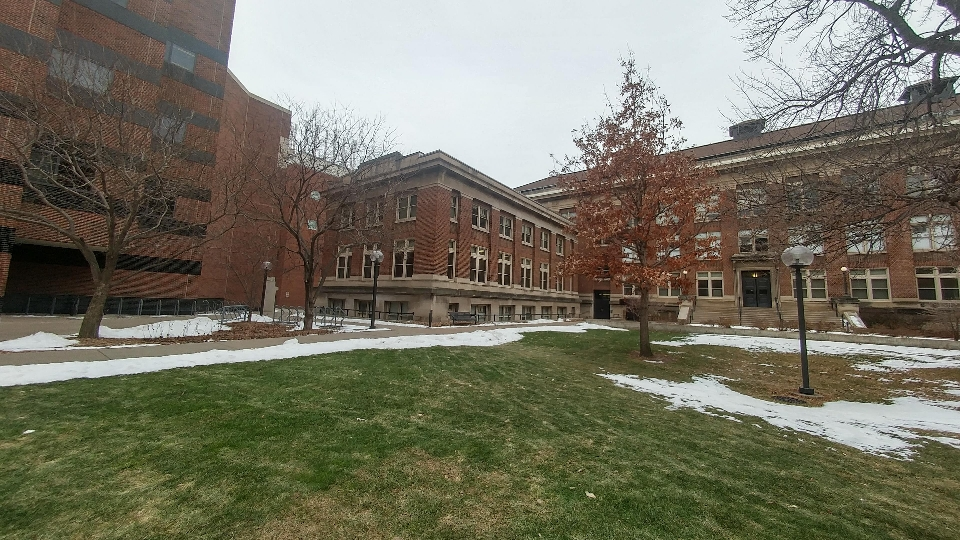
#> input picture DATA-SCIENCE-AND-MACHINE-LEARNING-Projects/CV Panaroma Creation/panaroma_generation/1.jpg, 960 x 540 px; its folder holds 3 pictures in this run
$ python 2020220_H3.py
#> lines starting #> are read from the running program, lines starting #| are printed output that depends on the picture; after the words box and inside, x2 and y2 are one past the last pixel; in counts of white or black regions, pixels touching at a corner belong together
# %%
import cv2
from matplotlib import pyplot as plt
import os

# %%


# %%
#Q2.1
# Function to load an image in grayscale
def load_image(image_path):
    img = cv2.imread(image_path)
    gray = cv2.cvtColor(img, cv2.COLOR_BGR2GRAY)
    return img, gray

# Function to apply SIFT and detect keypoints and descriptors
def apply_sift(gray_img):
    sift = cv2.SIFT_create()
    keypoints, descriptors = sift.detectAndCompute(gray_img, None)
    return keypoints, descriptors

# Function to draw keypoints on the image
def draw_keypoints(img, keypoints):
    return cv2.drawKeypoints(img, keypoints, None, flags=cv2.DRAW_MATCHES_FLAGS_DRAW_RICH_KEYPOINTS)

# Function to perform BruteForce matching
def brute_force_matching(descriptors1, descriptors2):
    bf = cv2.BFMatcher(cv2.NORM_L2, crossCheck=True)
    matches = bf.match(descriptors1, descriptors2)
    return sorted(matches, key=lambda x: x.distance)

# Function to perform FLANN-based matching and filter matches using the Lowe's ratio test
def flann_matching(descriptors1, descriptors2):
    index_params = dict(algorithm=1, trees=5)
    search_params = dict(checks=50)
    flann = cv2.FlannBasedMatcher(index_params, search_params)
    matches = flann.knnMatch(descriptors1, descriptors2, k=2)
    good_matches = []
    for m, n in matches:
        if m.distance < 0.75 * n.distance:
            good_matches.append([m])
    return good_matches


# %%
# Paths to the images
image1_path = os.path.join('.','panaroma_generation', '1.jpg')
image2_path = os.path.join('.','panaroma_generation', '2.jpg')

original_img1 =  cv2.imread(image1_path)
#> original_img1 is the input picture: shape (540, 960, 3); mean B, G, R 96.7, 113.4, 115.8
original_img2 =  cv2.imread(image2_path)
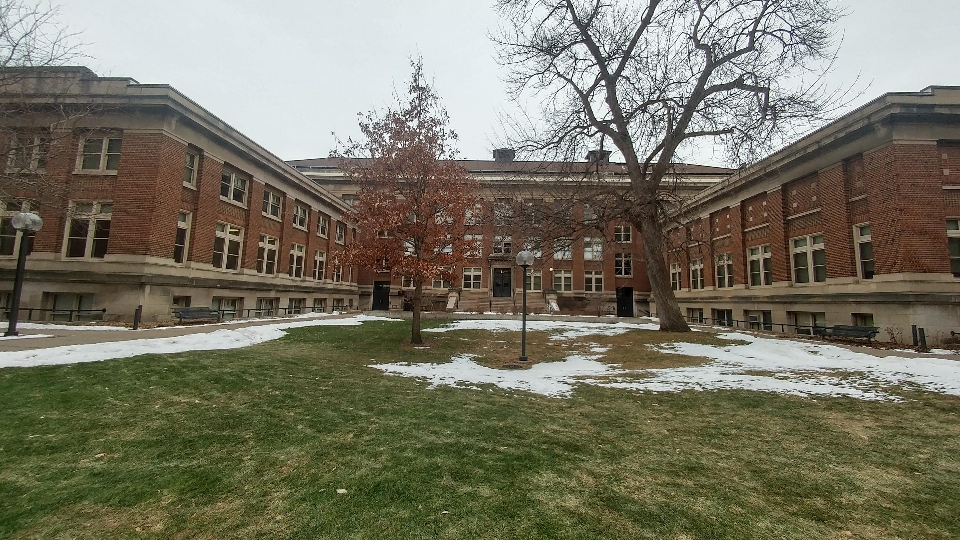
#> input picture DATA-SCIENCE-AND-MACHINE-LEARNING-Projects/CV Panaroma Creation/panaroma_generation/2.jpg, 960 x 540 px
#> original_img2 is the input picture: shape (540, 960, 3); mean B, G, R 98.9, 116.2, 118.8

# Load images
img1, gray1 = load_image(image1_path)
img2, gray2 = load_image(image2_path)

# Apply SIFT
keypoints1, descriptors1 = apply_sift(gray1)
#> in apply_sift, `keypoints, descriptors = sift.detectAndCompute(gray_img, None)`: keypoints = 2569 keypoints; strongest (x, y, size): (633, 107, 1.8), (890, 49, 1.9), (844, 269, 2.9), (632, 140, 2)
#> keypoints1 has the same summary as keypoints in apply_sift
keypoints2, descriptors2 = apply_sift(gray2)
#> in apply_sift (call 2), `keypoints, descriptors = sift.detectAndCompute(gray_img, None)`: keypoints = 3170 keypoints; strongest (x, y, size): (551, 269, 1.9), (671, 111, 1.9), (603, 82, 3.1), (770, 2, 2.1)
#> keypoints2 has the same summary as keypoints in apply_sift

# Draw keypoints on images
img1_keypoints = draw_keypoints(img1, keypoints1)
img2_keypoints = draw_keypoints(img2, keypoints2)


# %%


# # Plotting the original images and the images with keypoints
# fig, axs = plt.subplots(2, 2, figsize=(15, 12))

# # Original images
# axs[0, 0].imshow(cv2.cvtColor(original_img1, cv2.COLOR_BGR2RGB))
# axs[0, 0].set_title('Original Image 1')


# axs[0, 1].imshow(cv2.cvtColor(original_img2, cv2.COLOR_BGR2RGB))
# axs[0, 1].set_title('Original Image 2')

# Visualization
plt.figure(figsize=(18, 16))
plt.subplot(223)
plt.imshow(cv2.cvtColor(original_img1, cv2.COLOR_BGR2RGB))
plt.title('Original Image 1')
plt.axis('off')


# Visualization
# plt.figure(figsize=(18, 16))
plt.subplot(224)
plt.imshow(cv2.cvtColor(original_img2, cv2.COLOR_BGR2RGB))
plt.title('Original Image 2')
plt.axis('off')

plt.show()


# Visualization
plt.figure(figsize=(18, 16))
plt.subplot(221)
plt.imshow(cv2.cvtColor(img1_keypoints, cv2.COLOR_BGR2RGB))
plt.title('Image 1 with Keypoints')
plt.axis('off')

plt.subplot(222)
plt.imshow(cv2.cvtColor(img2_keypoints, cv2.COLOR_BGR2RGB))
plt.title('Image 2 with Keypoints')
plt.axis('off')

plt.show()


# %%


# %%
#Q2.2
# Perform matching
bf_matches = brute_force_matching(descriptors1, descriptors2)
#> in brute_force_matching, `matches = bf.match(descriptors1, descriptors2)`: matches = 974 matches
#> bf_matches = 974 matches
flann_matches = flann_matching(descriptors1, descriptors2)
#> in flann_matching, `matches = flann.knnMatch(descriptors1, descriptors2, k=2)`: matches = 2569 matches
#> after the loop in flann_matching, `for m, n in matches:`: good_matches = 249 matches
#> flann_matches = 249 matches

# Draw matches  WITH TOP 500 MATCHES between the two images as determined by the Brute Force algorithm, using the L2 norm.
bf_matched_img = cv2.drawMatches(img1, keypoints1, img2, keypoints2, bf_matches, None, flags=2)
flann_matched_img = cv2.drawMatchesKnn(img1, keypoints1, img2, keypoints2, flann_matches, None, flags=2)
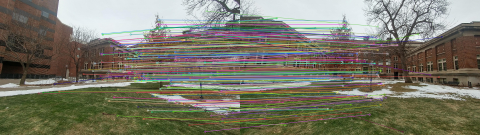
#> flann_matched_img: shape (540, 1920, 3) (shown at 1/4 size); mean B, G, R 105.7, 120.4, 122.3


plt.figure(figsize=(24, 24))
# plt.subplot(224)
plt.imshow(cv2.cvtColor(bf_matched_img, cv2.COLOR_BGR2RGB))
plt.title('Brute Force Matching')
plt.axis('off')

plt.show()

plt.figure(figsize=(24, 24))
# plt.subplot(222)
plt.imshow(cv2.cvtColor(flann_matched_img, cv2.COLOR_BGR2RGB))
plt.title('FLANN Based Matching')
plt.axis('off')

plt.show()

# %%


# %%


# %%
#Q2.3
import numpy as np

# [13 lines of commented-out code are left out]

def compute_homography(matches, kp1, kp2):
    if len(matches) < 4:
        return None, None

    points1 = np.zeros((len(matches), 2), dtype=np.float32)
    points2 = np.zeros((len(matches), 2), dtype=np.float32)

    for i, match in enumerate(matches):
        points1[i, :] = kp1[match.queryIdx].pt
        points2[i, :] = kp2[match.trainIdx].pt

    H, mask = cv2.findHomography(points1, points2, cv2.RANSAC)
    return H, mask


# Using the best matches from FLANN for homography calculation
if len(flann_matches) > 4:  # Minimum of 4 points is required to compute homography
    homography_matrix, inliers = compute_homography([m[0] for m in flann_matches if len(m) > 0], keypoints1, keypoints2)
#> in compute_homography, `points1 = np.zeros((len(matches), 2), dtype=np.float32)`: points1 = 249 pairs, first value 0 to 0, second value 0 to 0
#> after the loop in compute_homography, `for i, match in enumerate(matches):`: points1 = 249 pairs, first value 154.1 to 930, second value 44.07 to 526.1; points2 = 249 pairs, first value 7.6 to 823.5, second value 64.74 to 526.6
#> in compute_homography, `H, mask = cv2.findHomography(points1, points2, cv2.RANSAC)`: H = [[-26.98, 0.377, 9881.4], [-8.27, -16.53, 5157.4], [-0.0284, -0.00103, 1]]; mask = 249 values, max 1 at index 13, min 0 at index 0, mean 0.622
#> homography_matrix has the same summary as H in compute_homography; inliers has the same summary as mask in compute_homography
    print("Homography Matrix:\n", homography_matrix)
#| Homography Matrix:
#|  [[-2.69822161e+01  3.77178821e-01  9.88144139e+03]
#|  [-8.26675767e+00 -1.65301046e+01  5.15736407e+03]
#> (further printed lines are left out)
    print("\nInliers Mask:\n", inliers.ravel())
#| Inliers Mask:
#|  [0 0 0 0 0 0 0 0 0 0 0 0 0 1 0 0 1 0 0 1 1 0 0 0 1 0 0 1 1 0 0 1 1 1 0 0 1
#|  1 0 1 0 1 0 1 0 0 0 1 1 1 1 1 1 0 1 1 0 0 1 1 0 1 1 1 1 0 1 1 1 1 1 1 1 0
#> (further printed lines are left out)
else:
    print("Not enough matches are found - %d/%d" % (len(flann_matches), 4))


# %%
# Using the best matches from Brute Force for homography calculation
if len(bf_matches) > 4:  # Minimum of 4 points is required to compute homography
    bf_homography_matrix, bf_inliers = compute_homography(bf_matches, keypoints1, keypoints2)
#> bf_homography_matrix = [[-51.57, 0.888, 18681], [-15.63, -32.04, 9748.9], [-0.0535, -0.00201, 1]]; bf_inliers = 974 values, max 1 at index 0, min 0 at index 1, mean 0.256
    print("Brute Force Homography Matrix:\n", bf_homography_matrix)
#| Brute Force Homography Matrix:
#|  [[-5.15749785e+01  8.87774108e-01  1.86809669e+04]
#|  [-1.56294484e+01 -3.20411971e+01  9.74887871e+03]
#> (further printed lines are left out)
    print("\nBrute Force Inliers Mask:\n", bf_inliers.ravel())
#| Brute Force Inliers Mask:
#|  [1 0 1 0 0 1 1 0 1 1 1 1 1 0 1 1 1 1 1 0 1 1 0 0 1 1 0 1 0 1 1 0 0 1 1 0 0
#|  1 1 0 1 0 1 0 0 1 1 1 1 0 1 0 1 1 0 1 0 0 1 0 1 1 1 1 0 0 0 1 1 0 0 0 1 0
#> (further printed lines are left out)
else:
    print("Not enough matches are found - %d/%d" % (len(bf_matches), 4))


# %%
# Optional: Visualize inliers and outliers
def draw_inliers_outliers(img1, kp1, img2, kp2, matches, inliers):

    matched_image = cv2.drawMatches(img1, kp1, img2, kp2, matches, None,
                                    matchColor=(0, 255, 0), singlePointColor=(0, 0, 255),
                                    matchesMask=inliers.ravel().tolist(), flags=2)

    plt.figure(figsize=(20,10))
    plt.imshow(cv2.cvtColor(matched_image, cv2.COLOR_BGR2RGB))
    plt.title('Inliers (Green) and Outliers (Red)')
    plt.axis('off')
    plt.show()

# Visualize inliers and outliers if homography matrix was computed
if 'inliers' in locals():
    draw_inliers_outliers(img1, keypoints1, img2, keypoints2, [m[0] for m in flann_matches], inliers)

# Visualize inliers and outliers for Brute Force matches
if 'bf_inliers' in locals():
    draw_inliers_outliers(img1, keypoints1, img2, keypoints2, bf_matches, bf_inliers)

# %%
#Q2.4

# Function to perform perspective warping
def warp_perspective(img1, img2, H):
    # Dimensions of the destination image
    height, width, channels = img1.shape

    # Use the homography matrix to warp the perspective of img2
    warped_image = cv2.warpPerspective(img2, H, (width, height))

    # Stack both the original and warped images horizontally
    # side_by_side = np.hstack((img1,warped_image,))

    return warped_image


# %%
# Apply perspective warping using the homography matrices
warped_bf = warp_perspective(img1, img2, bf_homography_matrix)
warped_flann = warp_perspective(img1, img2, homography_matrix)

# Visualization
plt.figure(figsize=(24, 12))
plt.subplot(121)
plt.imshow(cv2.cvtColor(img1, cv2.COLOR_BGR2RGB))
plt.title('Reference Image (Image 1)')
plt.axis('off')


# Display the warped source image (right image)
plt.subplot(122)
plt.imshow(cv2.cvtColor(warped_bf, cv2.COLOR_BGR2RGB))
plt.title('Warped Source Image (Image 2)')
plt.axis('off')

plt.show()

# [28 lines of commented-out code are left out]
plt.figure(figsize=(24, 12))
plt.subplot(121)
plt.imshow(cv2.cvtColor(img1, cv2.COLOR_BGR2RGB))
plt.title('Reference Image (Image 1)')
plt.axis('off')


# Display the warped source image (right image)
plt.subplot(122)
plt.imshow(cv2.cvtColor(warped_flann, cv2.COLOR_BGR2RGB))
plt.title('Warped Source Image (Image 2)')
plt.axis('off')

plt.show()


# %%


# %%
#Q2.5

def stitch_images_simple(img1, warped_img2):
    stitched_simple = np.hstack((img1, warped_img2))
    return stitched_simple

# [21 lines of commented-out code are left out]


def stitch_images_blend_and_crop(img1, warped_img2):
    # Determine the new dimensions for the stitched image
    height = max(img1.shape[0], warped_img2.shape[0])
    width = img1.shape[1] + warped_img2.shape[1]

    # Create a blank canvas with the new dimensions
    stitched = np.zeros((height, width, 3), dtype=np.uint8)

    # Place the first image on the left
    stitched[:img1.shape[0], :img1.shape[1]] = img1

    # Place the warped image next to the first image
    stitched[:warped_img2.shape[0], img1.shape[1]:img1.shape[1]+warped_img2.shape[1]] = warped_img2

    # Convert to grayscale to find contours for cropping to the combined area
    gray = cv2.cvtColor(stitched, cv2.COLOR_BGR2GRAY)
    _, thresh = cv2.threshold(gray, 1, 255, cv2.THRESH_BINARY)
    contours, _ = cv2.findContours(thresh, cv2.RETR_EXTERNAL, cv2.CHAIN_APPROX_SIMPLE)
    x, y, w, h = cv2.boundingRect(contours[0])

    # Crop to the bounding rectangle to remove all black borders
    cropped = stitched[y:y+h, x:x+w]

    # Define the width of the blending zone and ensure it's within the cropped dimensions
    blend_width = 50
    start_blend = max(0, img1.shape[1] - blend_width)
    end_blend = min(cropped.shape[1], img1.shape[1] + blend_width)

    # Perform blending between the two images
    for i in range(start_blend, end_blend):
        alpha = (i - start_blend) / (end_blend - start_blend)
        beta = 1.0 - alpha
        if i < cropped.shape[1]:  # Check to avoid 'IndexError'
            cropped[:, i] = alpha * cropped[:, i] + beta * cropped[:, i - img1.shape[1] + start_blend]

    return cropped


# %%
stitched_simple = stitch_images_simple(img1, warped_flann)
stitched_blend_crop = stitch_images_blend_and_crop(img1, warped_flann)
#> in stitch_images_blend_and_crop, `_, thresh = cv2.threshold(gray, 1, 255, cv2.THRESH_BINARY)`:
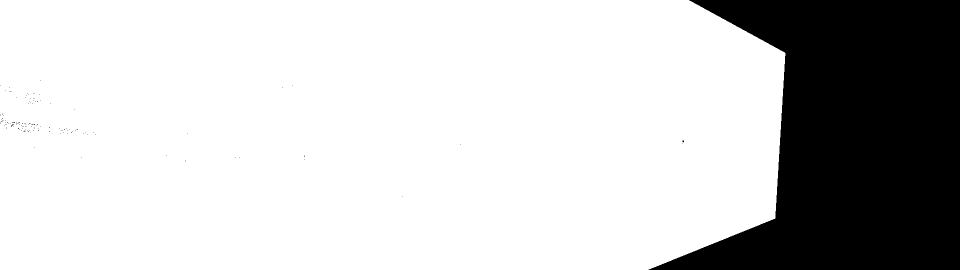
#> thresh: shape (540, 1920) (shown at 1/2 size); 79% white; 131 black regions (130 under 20 px)
#> in stitch_images_blend_and_crop, `contours, _ = cv2.findContours(thresh, cv2.RETR_EXTERNAL, cv2.CHAIN_AP..`: contours = 1 contour; box (x1, y1, x2, y2) and area: (0, 0, 1571, 540) 817488
#> in stitch_images_blend_and_crop, `x, y, w, h = cv2.boundingRect(contours[0])`: x = 0; w = 1571; h = 540
#> after the loop in stitch_images_blend_and_crop, `for i in range(start_blend, end_blend):`:
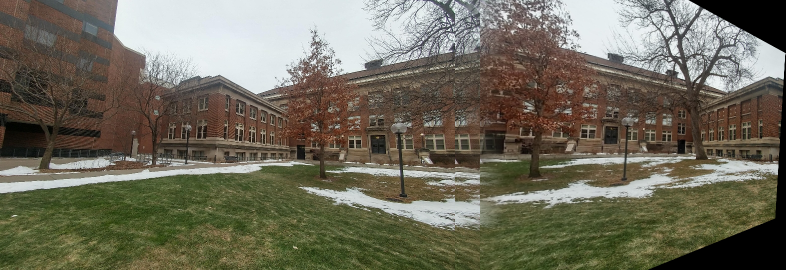
#> cropped: shape (540, 1571, 3) (shown at 1/2 size); mean B, G, R 91.7, 107.8, 111.1

# Display results
plt.figure(figsize=(20, 24))
plt.subplot(121)
plt.imshow(cv2.cvtColor(stitched_simple, cv2.COLOR_BGR2RGB))
plt.title('Simple Stitched Panorama')
plt.axis('off')
plt.show

plt.figure(figsize=(20, 24))
plt.subplot(122)
plt.imshow(cv2.cvtColor(stitched_blend_crop, cv2.COLOR_BGR2RGB))
plt.title('Blended and Cropped Panorama')
plt.axis('off')
plt.show()

# %%


# %%


# %%
#Q2.6


# %%
def flann_matching(descriptors1, descriptors2):
    # Ensure descriptors are float32 type
    if descriptors1.dtype != np.float32:
        descriptors1 = descriptors1.astype(np.float32)
    if descriptors2.dtype != np.float32:
        descriptors2 = descriptors2.astype(np.float32)

    index_params = dict(algorithm=1, trees=5)
    search_params = dict(checks=50)
    flann = cv2.FlannBasedMatcher(index_params, search_params)
    matches = flann.knnMatch(descriptors1, descriptors2, k=2)

    # Filter matches using the Lowe's ratio test
    good_matches = []
    for m, n in matches:
        if m.distance < 0.75 * n.distance:
            good_matches.append(m)
    return good_matches


def compute_homography(matches, kp1, kp2):
    if len(matches) < 4:
        return None, None  # Not enough points

    points1 = np.zeros((len(matches), 2), dtype=np.float32)
    points2 = np.zeros((len(matches), 2), dtype=np.float32)

    for i, match in enumerate(matches):
        points1[i, :] = kp1[match.queryIdx].pt  # queryIdx of keypoints in img1
        points2[i, :] = kp2[match.trainIdx].pt  # trainIdx of keypoints in img2

    H, mask = cv2.findHomography(points1, points2, cv2.RANSAC)
    return H, mask


# %%
def load_images_from_folder(folder):
    images = []
    for filename in sorted(os.listdir(folder)):
        img_path = os.path.join(folder, filename)
        img = cv2.imread(img_path)
        if img is None:
            print(f"Warning: Image {filename} could not be loaded.")
            continue
        images.append(img)
    return images


def multi_image_stitching(images):
    if not images:
        raise ValueError("No images to stitch")

    current_panorama = images[0]
    for i in range(1, len(images)):
        img1 = current_panorama
        img2 = images[i]

        gray1 = cv2.cvtColor(img1, cv2.COLOR_BGR2GRAY)
        gray2 = cv2.cvtColor(img2, cv2.COLOR_BGR2GRAY)

        keypoints1, descriptors1 = apply_sift(gray1)
        keypoints2, descriptors2 = apply_sift(gray2)

        matches = flann_matching(descriptors1, descriptors2)
        if len(matches) < 10:  # Ensuring there are enough matches to proceed
            print(f"Not enough matches found between image {i} and the panorama. Only {len(matches)} matches found.")
            continue

        homography, _ = compute_homography(matches, keypoints1, keypoints2)
        if homography is None:
            print("Homography computation failed for image", i)
            continue

        warped_img2 = cv2.warpPerspective(img2, homography, (img1.shape[1] + img2.shape[1], img1.shape[0]))
        current_panorama = stitch_images_blend_and_crop(img1, warped_img2)

    return current_panorama


folder_path = './panaroma_generation'  # Make sure this is your folder path
all_images = load_images_from_folder(folder_path)
#> all_images = 3 items
final_panorama = multi_image_stitching(all_images)
#> the loop in multi_image_stitching, `for i in range(1, len(images)):` made 2 passes
#> matches on passes 1 to 2: 254 matches, 583 matches
#> pass 1, in multi_image_stitching, `warped_img2 = cv2.warpPerspective(img2, homography, (img1.shape[1] + i..`:
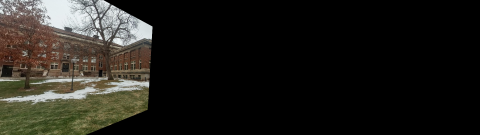
#> warped_img2: shape (540, 1920, 3) (shown at 1/4 size); mean B, G, R 26.5, 31.3, 32.9
#> pass 1, in stitch_images_blend_and_crop (call 2), `_, thresh = cv2.threshold(gray, 1, 255, cv2.THRESH_BINARY)`:
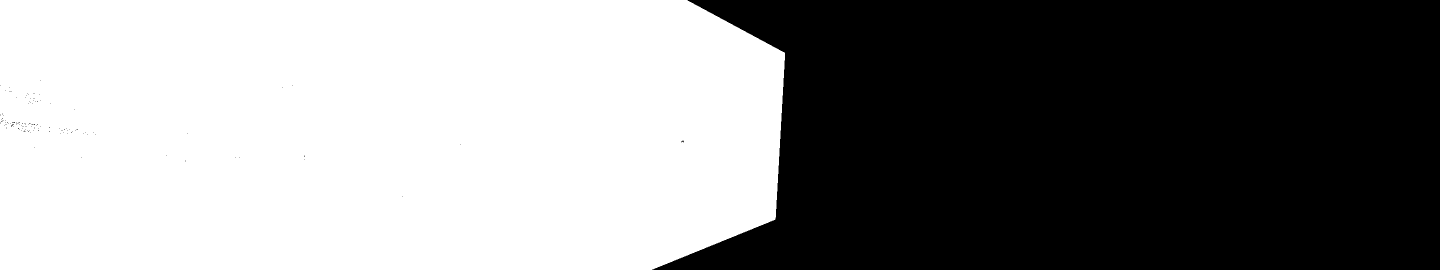
#> thresh: shape (540, 2880) (shown at 1/2 size); 52.7% white; 130 black regions (129 under 20 px), largest, box (x1, y1, x2, y2) and area: (1304, 0, 2880, 540) 735255

plt.figure(figsize=(20, 10))
plt.imshow(cv2.cvtColor(final_panorama, cv2.COLOR_BGR2RGB))
plt.title('Final Panorama')
plt.axis('off')
plt.show()

# %%
import cv2
import numpy as np
import os
from matplotlib import pyplot as plt

def load_images_from_folder(folder):
    images = []
    for filename in sorted(os.listdir(folder)):
        img = cv2.imread(os.path.join(folder, filename))
        if img is not None:
            images.append(img)
    return images

def apply_sift(gray_img):
    sift = cv2.SIFT_create()
    keypoints, descriptors = sift.detectAndCompute(gray_img, None)
    return keypoints, descriptors

def flann_matching(descriptors1, descriptors2):
    index_params = dict(algorithm=1, trees=5)
    search_params = dict(checks=50)
    flann = cv2.FlannBasedMatcher(index_params, search_params)
    matches = flann.knnMatch(descriptors1, descriptors2, k=2)
    good_matches = []
    for m, n in matches:
        if m.distance < 0.75 * n.distance:
            good_matches.append(m)  # Fixed: append 'm' directly
    return good_matches

def compute_homography(matches, kp1, kp2):
    if not matches:
        return None, None  # Handle no matches case
    points1 = np.zeros((len(matches), 2), dtype=np.float32)
    points2 = np.zeros((len(matches), 2), dtype=np.float32)
    for i, match in enumerate(matches):
        points1[i, :] = kp1[match.queryIdx].pt
        points2[i, :] = kp2[match.trainIdx].pt
    H, mask = cv2.findHomography(points1, points2, cv2.RANSAC)
    return H, mask

def stitch_images_blend_and_crop(img1, warped_img2):
    height = max(img1.shape[0], warped_img2.shape[0])
    width = img1.shape[1] + warped_img2.shape[1]
    stitched = np.zeros((height, width, 3), dtype=np.uint8)
    stitched[:img1.shape[0], :img1.shape[1]] = img1
    stitched[:warped_img2.shape[0], img1.shape[1]:img1.shape[1]+warped_img2.shape[1]] = warped_img2
    gray = cv2.cvtColor(stitched, cv2.COLOR_BGR2GRAY)
    _, thresh = cv2.threshold(gray, 1, 255, cv2.THRESH_BINARY)
    contours, _ = cv2.findContours(thresh, cv2.RETR_EXTERNAL, cv2.CHAIN_APPROX_SIMPLE)
    x, y, w, h = cv2.boundingRect(contours[0])
    cropped = stitched[y:y+h, x:x+w]
    return cropped

def multi_image_stitching(images):
    current_panorama = images[0]
    for i in range(1, len(images)):
        img1 = current_panorama
        img2 = images[i]
        gray1 = cv2.cvtColor(img1, cv2.COLOR_BGR2GRAY)
        gray2 = cv2.cvtColor(img2, cv2.COLOR_BGR2GRAY)
        keypoints1, descriptors1 = apply_sift(gray1)
        keypoints2, descriptors2 = apply_sift(gray2)
        matches = flann_matching(descriptors1, descriptors2)
        if matches:
            homography, _ = compute_homography(matches, keypoints1, keypoints2)
            if homography is not None:
                warped_img2 = cv2.warpPerspective(img2, homography, (img1.shape[1] + img2.shape[1], img1.shape[0]))
                current_panorama = stitch_images_blend_and_crop(img1, warped_img2)
            else:
                print("Homography computation failed.")
        else:
            print(f"Not enough matches found between image {i} and the panorama.")
    return current_panorama

folder_path = './panaroma_generation'  # Make sure this is your folder path
all_images = load_images_from_folder(folder_path)
final_panorama = multi_image_stitching(all_images)
#> the loop in multi_image_stitching, `for i in range(1, len(images)):` made 2 passes
#> matches on passes 1 to 2: 255 matches, 593 matches

plt.figure(figsize=(20, 10))
plt.imshow(cv2.cvtColor(final_panorama, cv2.COLOR_BGR2RGB))
plt.title('Final Panorama')
plt.axis('off')
plt.show()
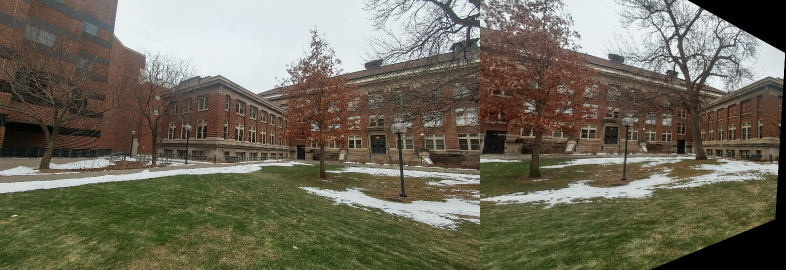
#> shown: shape (540, 1571, 3) (shown at 1/2 size); mean R, G, B 111, 107.6, 91.5
